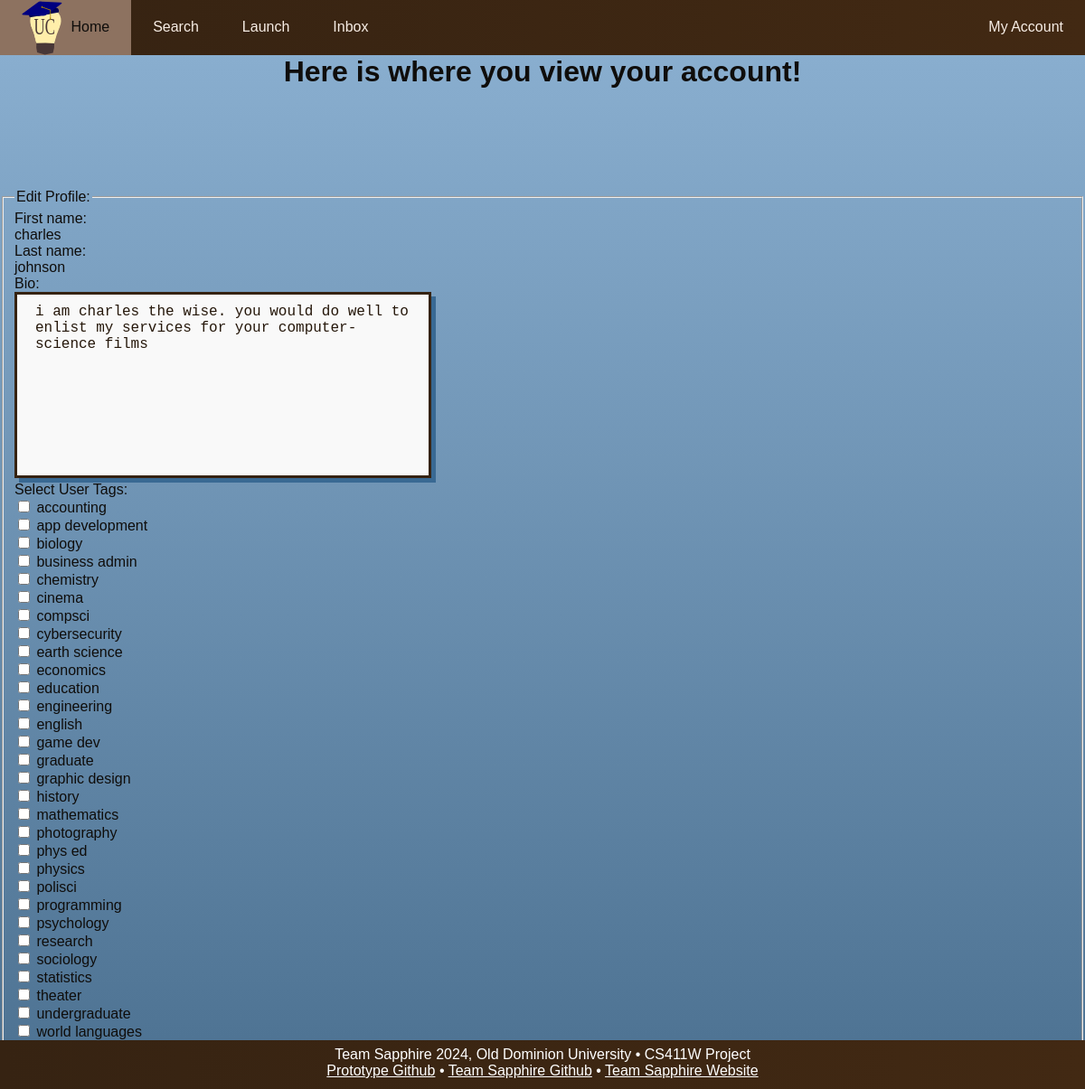
/account/, run on an earlier commit of the app's database.
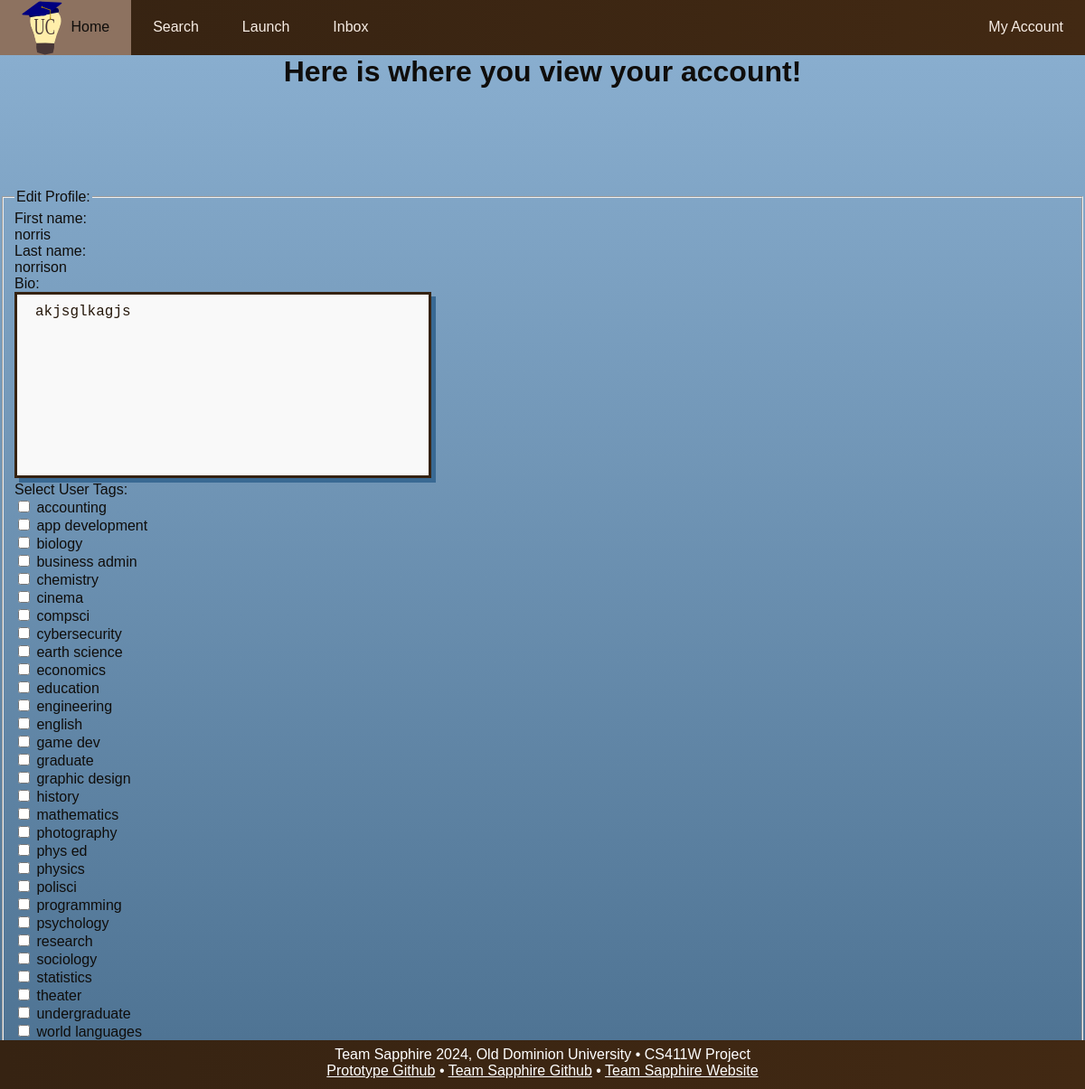
And on a later commit of the database.
### database/models.py (models this page shows, shortened)
class User(
    models.Model
):  # made this singular because one object does not contain multiple users.
    school_email = models.EmailField()
    password = models.CharField(
        max_length=60
    )  # with authentification does uconnect need to store this??
    first_name = models.CharField(max_length=50, default="First name")
    last_name = models.CharField(max_length=50, default="Last name")
    biography = models.CharField(
        max_length=1000,
        default="This user has thus far opted to maintain an air of mystery.",
    )
    tags = models.ManyToManyField(Tag, max_length=6)

### database/views.py (the view)
# urls.py: path('account/', views.account , name="account"),
def account(request):
    user = User.objects.get(pk=1) # Note: this is just the first user in the DB for now
    if request.method == "POST":
        form = AccountForm(request.POST, instance=user)
        if form.is_valid():
            form.save()
            return HttpResponseRedirect("../account")
    else:
        form = AccountForm(initial={"biography": user.biography})
    return render(request, 'database/pages/account.html', {"form": form, "user": user})

### database/forms.py
class AccountForm(ModelForm):
    biography = forms.CharField(label="Biography", widget=forms.Textarea, required=False)
    tags = forms.ModelMultipleChoiceField(label="Select up to 6 tags.", queryset=Tag.objects.all(), widget=forms.CheckboxSelectMultiple, required=False)
    class Meta:
        model = User
        fields = ['biography', 'tags']

### database/models.py (called while the page is built)
    def __str__(self):
        return self.name

### database/templates/database/pages/account.html (shortened to what this page needs)
{% load static %}
<!DOCTYPE html>
<head>
  <link rel="stylesheet" href="{% static '/css/style.css' %}">
</head>
<header>
	<nav><div id="navbar">
			<ul>
				<li><a href="/home"><img src="{% static '/images/logo.svg' %}" alt="logo">Home</a></li>
        <li><a href="/search">Search</a></li>
				<li><a href="/launch">Launch</a></li>
				<li><a href="/inbox">Inbox</a></li>
        <li style="float:right"><a href="/account">My Account</a></li>
			</ul>
	</div></nav>
        <body>
          <br>
            <h1 style="text-align:center;">Here is where you view your account!</h1>
            <br><br><br><br><br>
            <form method="post">
                <fieldset>
                  <legend>Edit Profile:</legend>
                  First name:<br>
                  {{ user.first_name }}<br>
                  Last name:<br>
                  {{ user.last_name }}<br>
                  Bio:<br>
                  <div class="fieldWrapper" style="text-align: left;">
                    {{ form.biography }}
                  </div>
                  Select User Tags:<br>
                  <div> {{ form.tags }} </div>
                  <input type="submit" value="Save!">
                </fieldset>
              </form>
        </body>
    <nav><div id="footer">
            Team Sapphire 2024, Old Dominion University • CS411W Project<br>
            <a href="https://github.com/zwasique/F24-Sapphire/tree/main">Prototype Github</a> •
            <a href="https://github.com/clars002/411-UConnect-website">Team Sapphire Github</a> •
            <a href="https://clars002.github.io/411-UConnect-website/">Team Sapphire Website</a>
    </div></nav>
</header>

What changed in the data, as far as the page shows it:
changed User: first_name "charles" → "norris"; last_name "johnson" → "norrison"; biography "i am charles the wise. you would do well to enlist my services for your computer-science films" → "akjsglkagjs"
